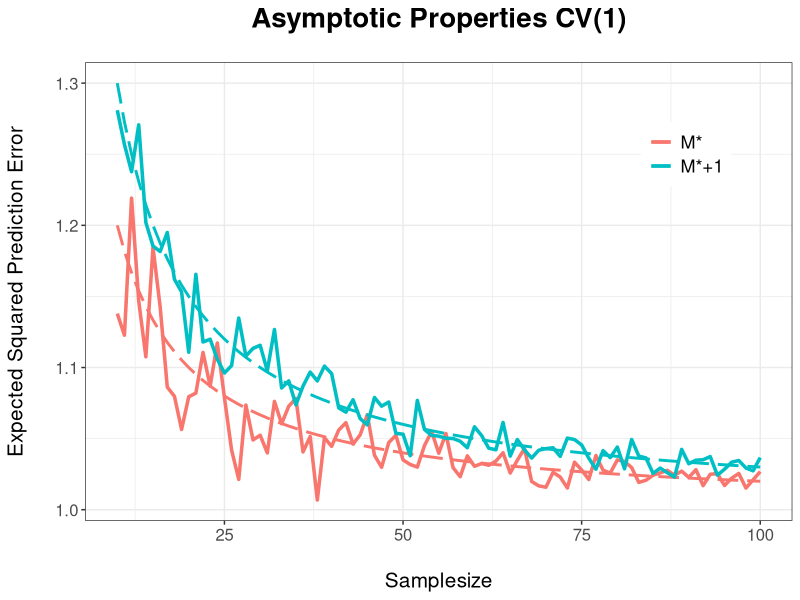
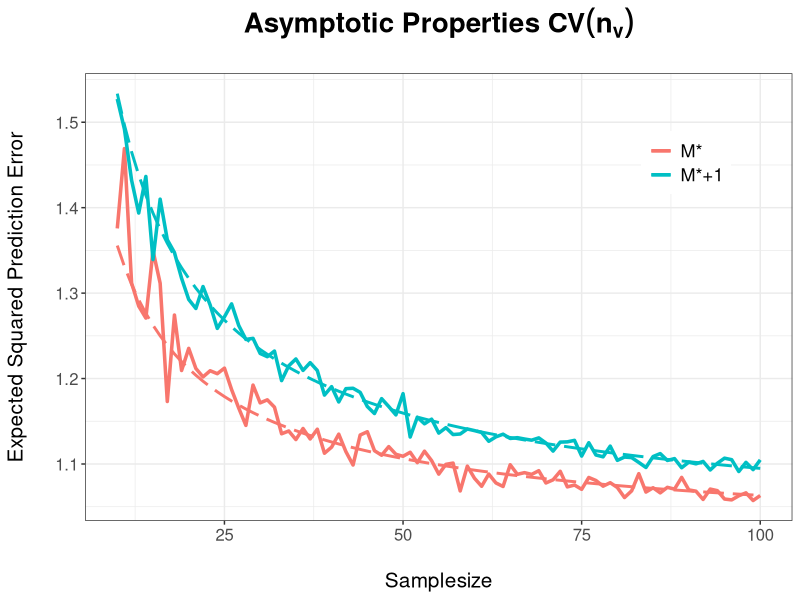
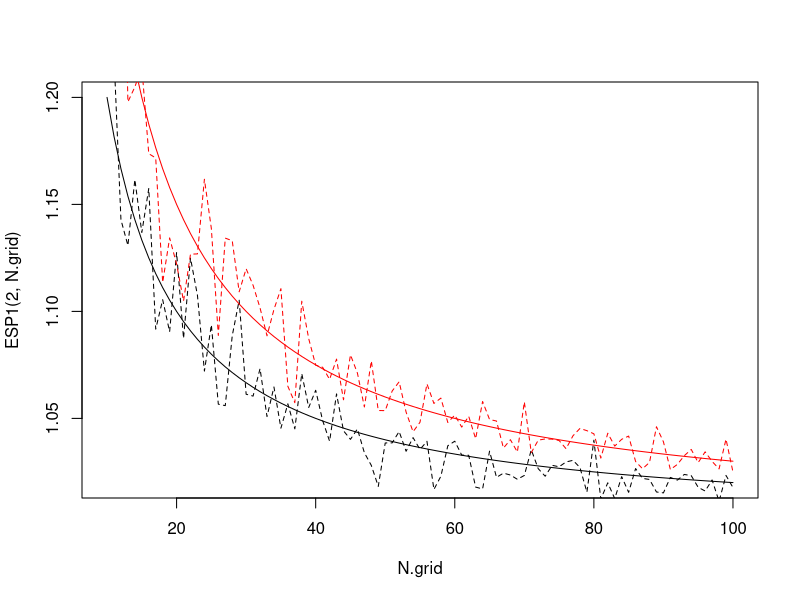
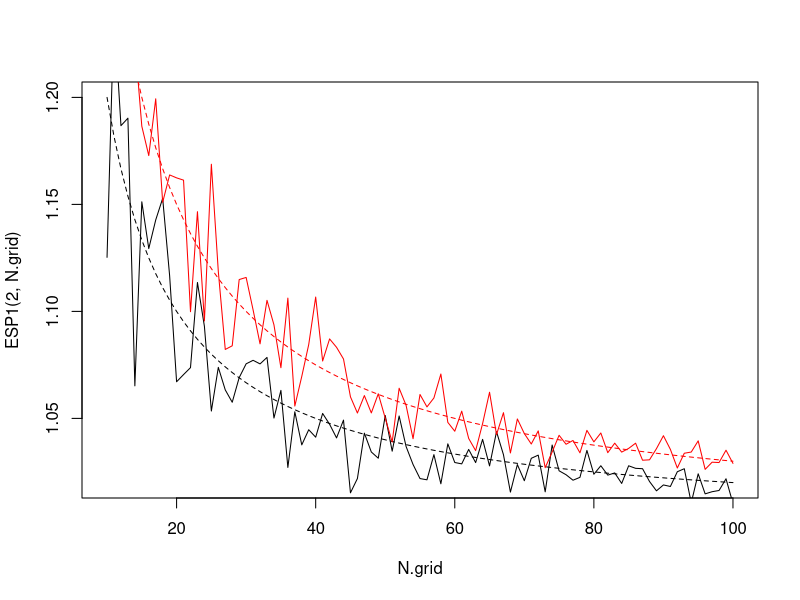
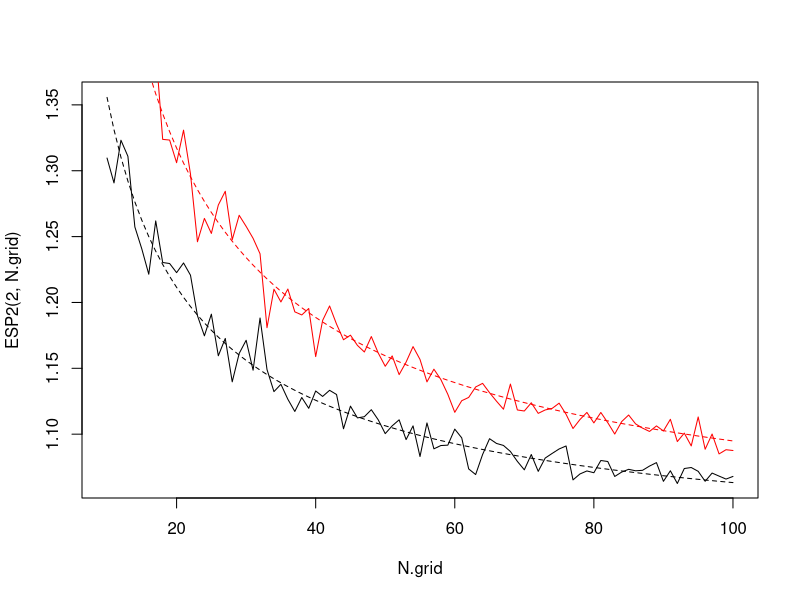

R code for these plots, in order:
library(dplyr)
library(tidyr)
library(ggplot2)

ESP1 <- function(a,n){
  return(1+a/n)
}
ESP2 <- function(a,n){
  return(1+a/n^(3/4))
}
ESP1_M <- function(a,n){
  X <- c()
  for (i in 1:length(n)) {
    X[i] <- rnorm(1,0,00.5/n[i])
  }
  return(1+a/n+X)
}
ESP2_M <- function(a,n){
  X <- c()
  for (i in 1:length(n)) {
    X[i] <- rnorm(1,0,00.5/n[i])
  }
  return(1+a/n^(3/4)+X)
}

N.grid <-seq(10,100,1)

d <- data.frame("Samplesize"=N.grid,"ESPE1_2"=ESP1(2,N.grid),"ESPE1_3"=ESP1(3,N.grid),"ASPE1_2"=ESP1_M(2,N.grid),"ASPE1_3"=ESP1_M(3,N.grid))

ggplot(d,aes(x=Samplesize)) +
  geom_line(aes(y=ESPE1_2,color = "M*"),size =1,linetype=5) +
  geom_line(aes(y=ASPE1_2,color = "M*"),size =1.2) +
  geom_line(aes(y=ESPE1_3,color = "M*+1"),size =1,linetype=5) +
  geom_line(aes(y=ASPE1_3,color = "M*+1"),size =1.2) +
  ylab("Expected Squared Prediction Error") + ggtitle("Asymptotic Properties CV(1)") +
  theme_bw() +
  theme(text = element_text(size=15),
        plot.title = element_text(size = 20,hjust = 0.5,face="bold")) +
  theme(axis.title.x = element_text(size = 15)) +
  theme(axis.title.y = element_text(size = 15)) +
  theme(axis.title.y = element_text(margin = margin(t = 0, r = 20, b = 0, l = 0))) +
  theme(axis.title.x = element_text(margin = margin(t = 20, r = 0, b = 0, l = 0))) +
  theme(plot.title = element_text(margin = margin(t = 0, r = 0 , b = 20, l = 0))) +
  theme(legend.title=element_blank(),legend.text = element_text(size = 13)) +
  theme(legend.position = c(0.85,0.8))

d <-data.frame("Samplesize"=N.grid,"ESPE2_2"=ESP2(2,N.grid),"ESPE2_3"=ESP2(3,N.grid),"ASPE2_2"=ESP2_M(2,N.grid),"ASPE2_3"=ESP2_M(3,N.grid))

ggplot(d,aes(x=Samplesize)) +
  geom_line(aes(y=ESPE2_2,color = "M*"),size =1,linetype=5) +
  geom_line(aes(y=ASPE2_2,color = "M*"),size =1.2) +
  geom_line(aes(y=ESPE2_3,color = "M*+1"),size =1,linetype=5) +
  geom_line(aes(y=ASPE2_3,color = "M*+1"),size =1.2) +
  ylab("Expected Squared Prediction Error") + ggtitle(expression(bold(paste("Asymptotic Properties ",CV(n[v]))))) +
  theme_bw() +
  theme(text = element_text(size=15),
        plot.title = element_text(size = 20,hjust = 0.5,face="bold")) +
  theme(axis.title.x = element_text(size = 15)) +
  theme(axis.title.y = element_text(size = 15)) +
  theme(axis.title.y = element_text(margin = margin(t = 0, r = 20, b = 0, l = 0))) +
  theme(axis.title.x = element_text(margin = margin(t = 20, r = 0, b = 0, l = 0))) +
  theme(plot.title = element_text(margin = margin(t = 0, r = 0 , b = 20, l = 0))) +
  theme(legend.title=element_blank(),legend.text = element_text(size = 13)) +
  theme(legend.position = c(0.85,0.8))






plot(N.grid,ESP1(2,N.grid),type = "l")
lines(N.grid,ESP1_M(2,N.grid),lty =2)
lines(N.grid,ESP1(3,N.grid),col="red")
lines(N.grid,ESP1_M(3,N.grid),lty = 2,col = "red")

plot(N.grid,ESP1(2,N.grid),type = "l",lty=2)
lines(N.grid,ESP1_M(2,N.grid))
lines(N.grid,ESP1(3,N.grid),col="red",lty =2)
lines(N.grid,ESP1_M(3,N.grid),col = "red")


plot(N.grid,ESP2(2,N.grid),type = "l",lty=2)
lines(N.grid,ESP2_M(2,N.grid))
lines(N.grid,ESP2(3,N.grid),col="red",lty =2)
lines(N.grid,ESP2_M(3,N.grid),col = "red")


